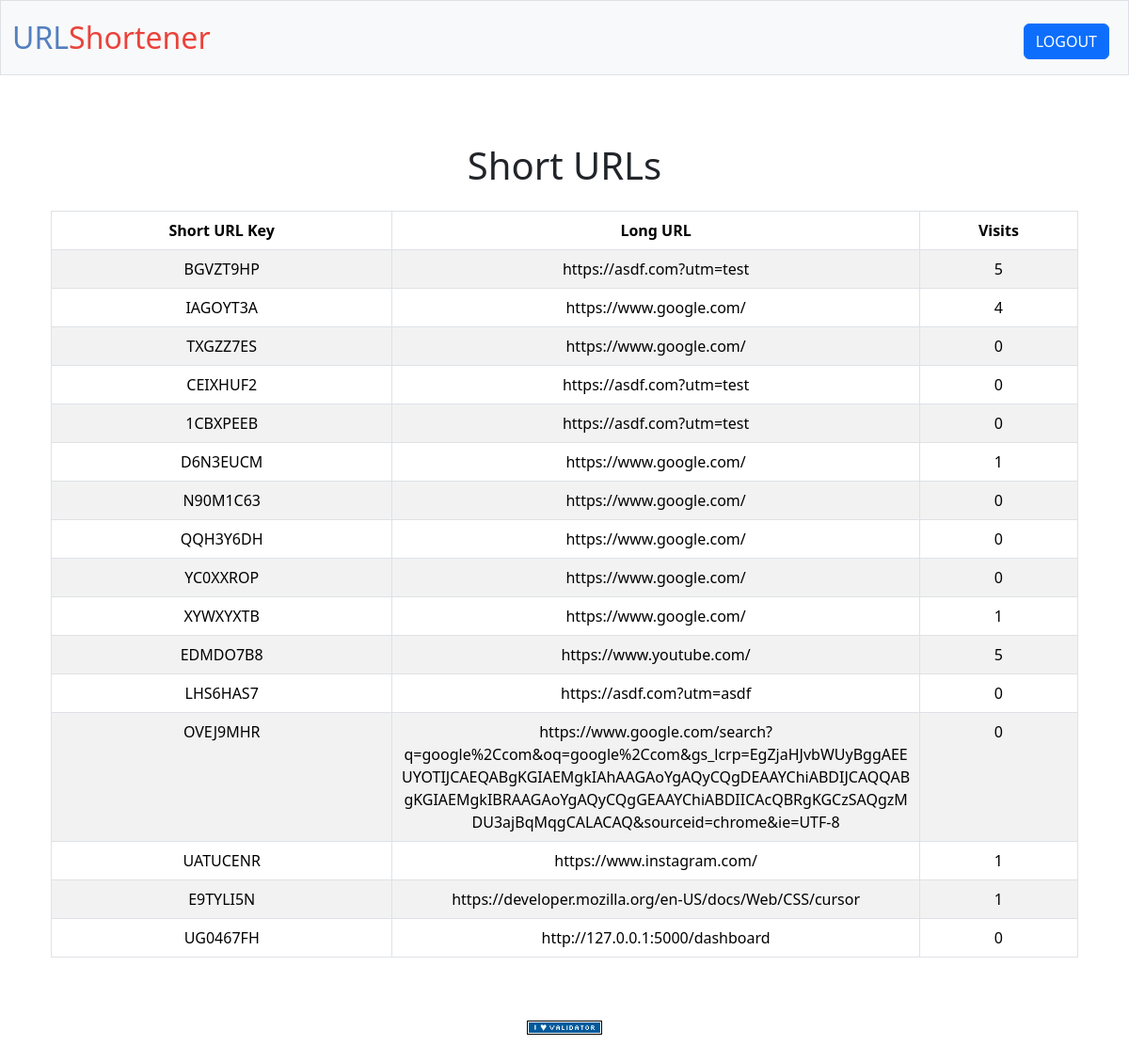
The page /dashboard (signed in) on the database as committed earlier.
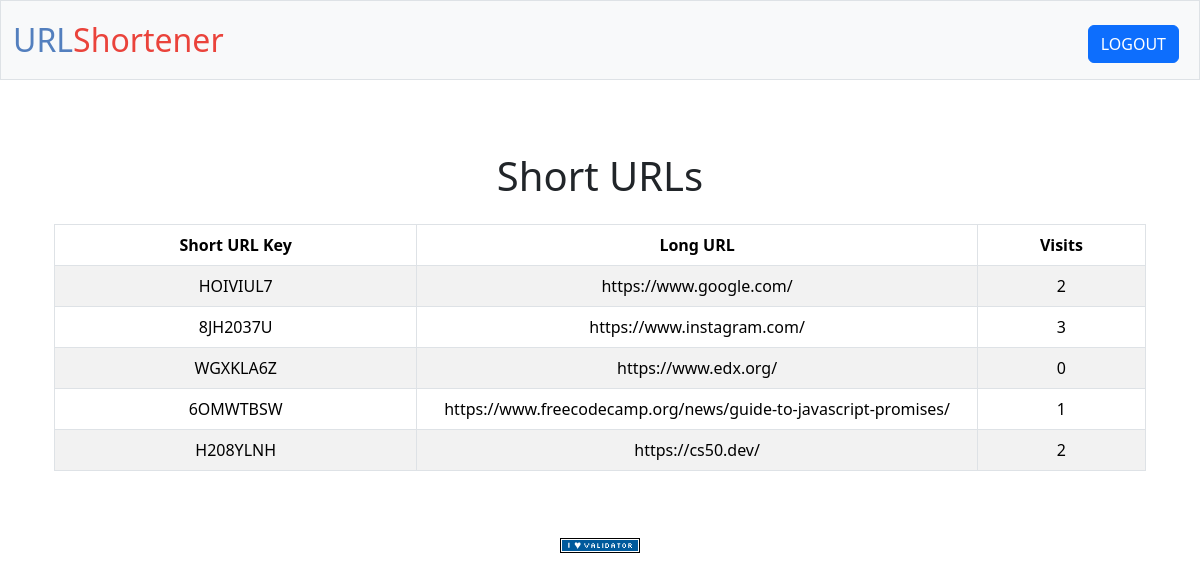
The same page on the database as committed later.
### models.py (models this page shows, shortened)
class ShortUrl(db.Model):
    __tablename__ = "short_urls"
    id = db.Column(db.Integer, primary_key=True)
    short_url = db.Column(db.String(10), nullable=False, unique=True)
    long_url = db.Column(db.String(200), nullable=False)
    user_id = db.Column(db.Integer, nullable=False)
    visits = db.Column(db.Integer, nullable=False, default=0)
    created_at = db.Column(db.DateTime, default=datetime.now(timezone.utc))

### routes.py (the view)
@routes.route("/dashboard", methods=["GET"])
@login_required
def dashboard():
    user_id = session.get("user_id")
    query = db.session.execute(
        select(ShortUrl).where(ShortUrl.user_id == user_id)
    )
    url_maps = query.scalars().all()
    return render_template("dashboard.html", url_maps=url_maps)

### helpers.py (called while the page is built)
def login_required(f):
    @wraps(f)
    def decorated_function(*args, **kwargs):
        if session.get("user_id") is None:
            return redirect("/login")
        return f(*args, **kwargs)
    return decorated_function

### templates/dashboard.html (shortened to what this page needs)
{% extends "layout.html" %}
{% block main %}
    <h1 class="my-4 text-center">Short URLs</h1>
    <div class="container">
        <div class="table-responsive">
            <table class="table table-striped table-bordered">
                <thead class="thead-dark">
                    <tr>
                        <th>Short URL Key</th>
                        <th>Long URL</th>
                        <th>Visits</th>
                    </tr>
                </thead>
                <tbody>
                    {% for url_map in url_maps %}
                    <tr>
                        <td>{{ url_map.short_url }}</td>
                        <td style="max-width: 200px; overflow: hidden; text-overflow: ellipsis; white-space: normal; height: auto; word-wrap: break-word;">{{ url_map.long_url }}</td>
                        <td>{{ url_map.visits }}</td>
                    </tr>
                    {% else %}
                    <tr>
                        <td colspan="3" class="text-center">No URLs found.</td>
                    </tr>
                    {% endfor %}
                </tbody>
            </table>
        </div>
    </div>
{% endblock %}

### templates/layout.html (shortened to what this page needs)
<!DOCTYPE html>
<html lang="en">
    <head>
        <link href="https://cdn.jsdelivr.net/npm/bootstrap@5.3.3/dist/css/bootstrap.min.css" rel="stylesheet">
        <link href="/static/styles.css" rel="stylesheet">
    </head>
    <body>
        <nav class="bg-light border navbar navbar-expand-md navbar-light">
            <div class="container-fluid">
                <a class="navbar-brand" href="/"><span class="blue">URL</span><span class="red">Shortener</span></a>
                <div class="collapse navbar-collapse" id="navbar">
                    {% if session["user_id"] %}
                        <ul class="navbar-nav ms-auto mt-2">
                            <li class="nav-item"><a class="nav-link" href="/logout">
                                <form action="/logout" method="POST">
                                    <button class="btn btn-primary" type="submit">LOGOUT</button>
                                </form>
                            </a></li>
                        </ul>
                    {% else %}
                        <ul class="navbar-nav ms-auto mt-2">
                            <li class="nav-item"><a class="nav-link" href="/register">Register</a></li>
                            <li class="nav-item"><a class="nav-link" href="/login">Log In</a></li>
                        </ul>
                    {% endif %}
                </div>
            </div>
        </nav>
        <main class="container py-5 text-center">
            {% block main %}{% endblock %}
        </main>
        <footer class="mb-5">
            <form action="https://validator.w3.org/check" class="text-center" enctype="multipart/form-data" method="post" target="_blank">
                <input alt="Validate" src="/static/I_heart_validator.png" type="image">
            </form>
        </footer>
    </body>
</html>

### static/styles.css (style rules this page uses)
nav .navbar-brand { font-size: xx-large; }
nav .navbar-brand .blue { color: #537fbe; }
nav .navbar-brand .red { color: #ea433b; }

Rows that differ between the two databases and show on the page:
removed ShortUrl: short_url "BGVZT9HP", long_url "https://asdf.com?utm=test", visits "5"
removed ShortUrl: short_url "IAGOYT3A", long_url "https://www.google.com/", visits "4"
removed ShortUrl: short_url "TXGZZ7ES", long_url "https://www.google.com/", visits "0"
removed ShortUrl: short_url "CEIXHUF2", long_url "https://asdf.com?utm=test", visits "0"
removed ShortUrl: short_url "1CBXPEEB", long_url "https://asdf.com?utm=test", visits "0"
removed ShortUrl: short_url "D6N3EUCM", long_url "https://www.google.com/", visits "1"
removed ShortUrl: short_url "N90M1C63", long_url "https://www.google.com/", visits "0"
removed ShortUrl: short_url "QQH3Y6DH", long_url "https://www.google.com/", visits "0"
removed ShortUrl: short_url "YC0XXROP", long_url "https://www.google.com/", visits "0"
removed ShortUrl: short_url "XYWXYXTB", long_url "https://www.google.com/", visits "1"
removed ShortUrl: short_url "EDMDO7B8", long_url "https://www.youtube.com/", visits "5"
removed ShortUrl: short_url "LHS6HAS7", long_url "https://asdf.com?utm=asdf", visits "0"
removed ShortUrl: short_url "OVEJ9MHR", long_url "https://www.google.com/search?q=google%2Ccom&oq=google%2Ccom&gs_lcrp=EgZjaHJvbWUyBggAEEUYOTIJCAEQABgKGIAEMgkIAhAAGAoYgAQyCQgDEAAYChiABDIJCAQQABgKGIAEMgkIBRAAGAoYgAQyCQgGEAAYChiABDIICAcQBRgKGCzSAQgzMDU3ajBqMqgCALACAQ&sourceid=chrome&ie=UTF-8", visits "0"
removed ShortUrl: short_url "UATUCENR", long_url "https://www.instagram.com/", visits "1"
removed ShortUrl: short_url "E9TYLI5N", long_url "https://developer.mozilla.org/en-US/docs/Web/CSS/cursor", visits "1"
removed ShortUrl: short_url "UG0467FH", long_url "http://127.0.0.1:5000/dashboard", visits "0"
added ShortUrl: short_url "HOIVIUL7", long_url "https://www.google.com/", visits "2"
added ShortUrl: short_url "8JH2037U", long_url "https://www.instagram.com/", visits "3"
added ShortUrl: short_url "WGXKLA6Z", long_url "https://www.edx.org/", visits "0"
added ShortUrl: short_url "6OMWTBSW", long_url "https://www.freecodecamp.org/news/guide-to-javascript-promises/", visits "1"
added ShortUrl: short_url "H208YLNH", long_url "https://cs50.dev/", visits "2"
